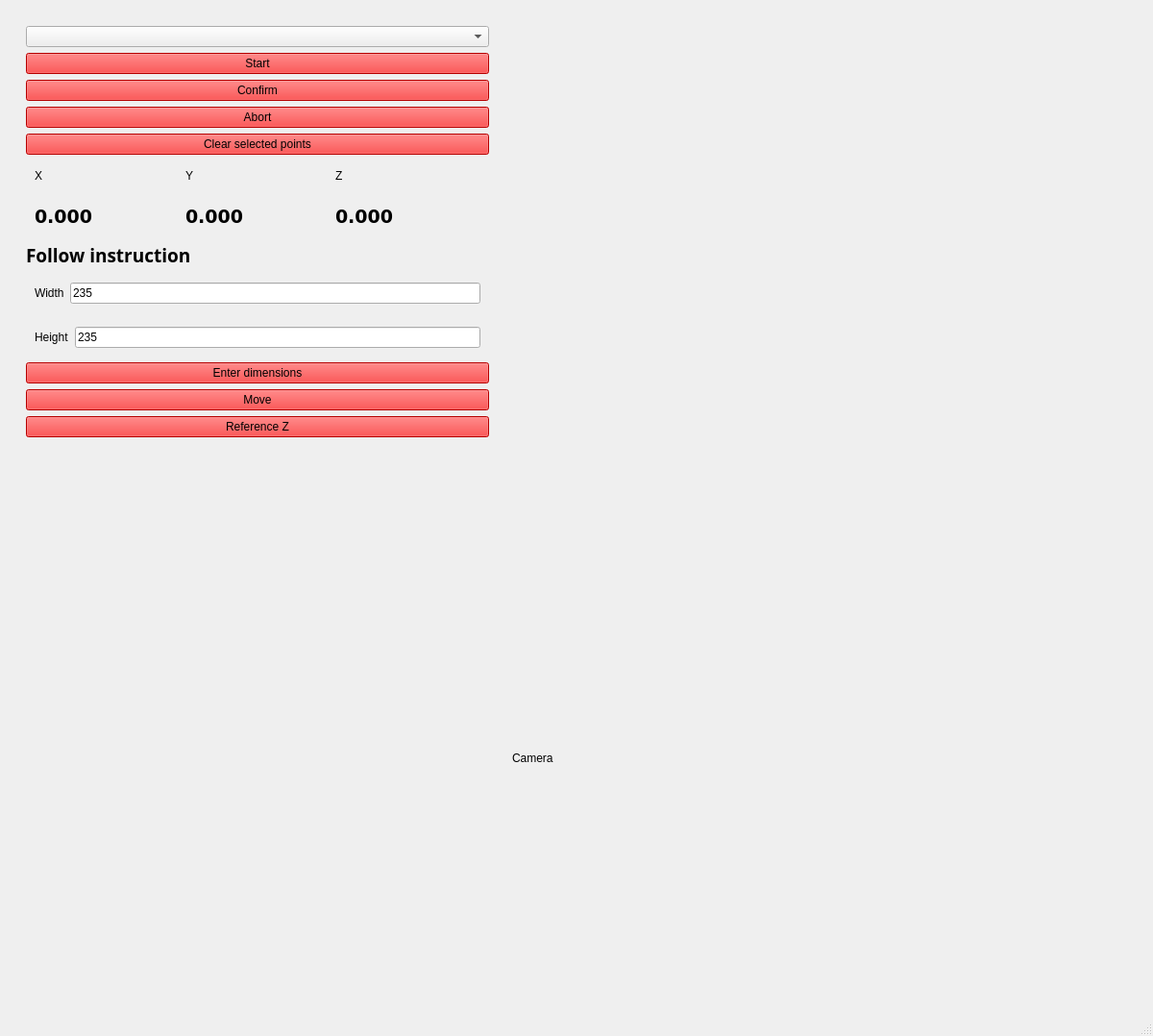
<?xml version="1.0" encoding="UTF-8"?>
<ui version="4.0">
 <class>MainWindow</class>
 <widget class="QMainWindow" name="MainWindow">
  <property name="geometry">
   <rect>
    <x>0</x>
    <y>0</y>
    <width>1200</width>
    <height>1078</height>
   </rect>
  </property>
  <property name="windowTitle">
   <string>MainWindow</string>
  </property>
  <widget class="QWidget" name="centralwidget">
   <layout class="QGridLayout" name="gridLayout_2">
    <item row="0" column="1">
     <widget class="QFrame" name="gridFrame">
      <property name="enabled">
       <bool>true</bool>
      </property>
      <property name="sizePolicy">
       <sizepolicy hsizetype="Ignored" vsizetype="Expanding">
        <horstretch>1</horstretch>
        <verstretch>0</verstretch>
       </sizepolicy>
      </property>
      <property name="styleSheet">
       <string notr="true">QPushButton{
background-color: red;
max-height:40px;
}</string>
      </property>
      <layout class="QGridLayout" name="gridLayout">
       <item row="0" column="0">
        <widget class="QFrame" name="leftVerticalFrame">
         <layout class="QVBoxLayout" name="verticalLayout_9">
          <item>
           <widget class="QComboBox" name="comboBox">
            <property name="focusPolicy">
             <enum>Qt::NoFocus</enum>
            </property>
           </widget>
          </item>
          <item>
           <widget class="QPushButton" name="startButton">
            <property name="text">
             <string>Start</string>
            </property>
           </widget>
          </item>
          <item>
           <widget class="QPushButton" name="confirmButton">
            <property name="text">
             <string>Confirm</string>
            </property>
           </widget>
          </item>
          <item>
           <widget class="QPushButton" name="abortButton">
            <property name="text">
             <string>Abort</string>
            </property>
           </widget>
          </item>
          <item>
           <widget class="QPushButton" name="clearPointsButton">
            <property name="text">
             <string>Clear selected points</string>
            </property>
           </widget>
          </item>
          <item>
           <widget class="QFrame" name="horizontalFrame">
            <layout class="QHBoxLayout" name="horizontalLayout_5">
             <item>
              <widget class="QLabel" name="label_5">
               <property name="text">
                <string>X</string>
               </property>
              </widget>
             </item>
             <item>
              <widget class="QLabel" name="label_4">
               <property name="text">
                <string>Y</string>
               </property>
              </widget>
             </item>
             <item>
              <widget class="QLabel" name="label_3">
               <property name="text">
                <string>Z</string>
               </property>
              </widget>
             </item>
            </layout>
           </widget>
          </item>
          <item>
           <widget class="QFrame" name="droFrame">
            <layout class="QHBoxLayout" name="horizontalLayout_4">
             <item>
              <widget class="QLabel" name="xDro">
               <property name="font">
                <font>
                 <family>DejaVu Sans</family>
                 <pointsize>14</pointsize>
                 <weight>75</weight>
                 <bold>true</bold>
                </font>
               </property>
               <property name="text">
                <string>0.000</string>
               </property>
              </widget>
             </item>
             <item>
              <widget class="QLabel" name="yDro">
               <property name="font">
                <font>
                 <family>DejaVu Sans</family>
                 <pointsize>14</pointsize>
                 <weight>75</weight>
                 <bold>true</bold>
                </font>
               </property>
               <property name="text">
                <string>0.000</string>
               </property>
              </widget>
             </item>
             <item>
              <widget class="QLabel" name="zDro">
               <property name="font">
                <font>
                 <family>DejaVu Sans</family>
                 <pointsize>14</pointsize>
                 <weight>75</weight>
                 <bold>true</bold>
                </font>
               </property>
               <property name="text">
                <string>0.000</string>
               </property>
              </widget>
             </item>
            </layout>
           </widget>
          </item>
          <item>
           <widget class="QLabel" name="instructionLabel">
            <property name="font">
             <font>
              <family>Quicksand Medium</family>
              <pointsize>14</pointsize>
              <weight>75</weight>
              <bold>true</bold>
             </font>
            </property>
            <property name="text">
             <string>Follow instruction</string>
            </property>
           </widget>
          </item>
          <item>
           <widget class="QFrame" name="horizontalFrame">
            <layout class="QHBoxLayout" name="horizontalLayout_2">
             <item>
              <widget class="QLabel" name="label">
               <property name="text">
                <string>Width</string>
               </property>
              </widget>
             </item>
             <item>
              <widget class="QLineEdit" name="widthInput">
               <property name="text">
                <string>235</string>
               </property>
              </widget>
             </item>
            </layout>
           </widget>
          </item>
          <item>
           <widget class="QFrame" name="horizontalFrame">
            <layout class="QHBoxLayout" name="horizontalLayout_3">
             <item>
              <widget class="QLabel" name="label_2">
               <property name="text">
                <string>Height</string>
               </property>
              </widget>
             </item>
             <item>
              <widget class="QLineEdit" name="heightInput">
               <property name="text">
                <string>235</string>
               </property>
              </widget>
             </item>
            </layout>
           </widget>
          </item>
          <item>
           <widget class="QPushButton" name="enterDimensionsButton">
            <property name="text">
             <string>Enter dimensions</string>
            </property>
           </widget>
          </item>
          <item>
           <widget class="QPushButton" name="moveButton">
            <property name="text">
             <string>Move</string>
            </property>
           </widget>
          </item>
          <item>
           <widget class="QPushButton" name="referenceZ">
            <property name="text">
             <string>Reference Z</string>
            </property>
           </widget>
          </item>
          <item>
           <spacer name="verticalSpacer">
            <property name="orientation">
             <enum>Qt::Vertical</enum>
            </property>
            <property name="sizeHint" stdset="0">
             <size>
              <width>20</width>
              <height>40</height>
             </size>
            </property>
           </spacer>
          </item>
         </layout>
        </widget>
       </item>
       <item row="0" column="1">
        <widget class="QFrame" name="rightVerticalFrame">
         <layout class="QVBoxLayout" name="right">
          <item>
           <widget class="MplWidget" name="plotWidget" native="true">
            <property name="minimumSize">
             <size>
              <width>0</width>
              <height>350</height>
             </size>
            </property>
           </widget>
          </item>
          <item>
           <widget class="QLabel" name="cvlabel">
            <property name="sizePolicy">
             <sizepolicy hsizetype="Fixed" vsizetype="Fixed">
              <horstretch>0</horstretch>
              <verstretch>0</verstretch>
             </sizepolicy>
            </property>
            <property name="minimumSize">
             <size>
              <width>640</width>
              <height>480</height>
             </size>
            </property>
            <property name="maximumSize">
             <size>
              <width>640</width>
              <height>480</height>
             </size>
            </property>
            <property name="text">
             <string>Camera</string>
            </property>
           </widget>
          </item>
         </layout>
        </widget>
       </item>
      </layout>
     </widget>
    </item>
   </layout>
  </widget>
  <widget class="QMenuBar" name="menubar">
   <property name="geometry">
    <rect>
     <x>0</x>
     <y>0</y>
     <width>1200</width>
     <height>22</height>
    </rect>
   </property>
  </widget>
  <widget class="QStatusBar" name="statusbar"/>
 </widget>
 <customwidgets>
  <customwidget>
   <class>MplWidget</class>
   <extends>QWidget</extends>
   <header>mplwidget.h</header>
   <container>1</container>
  </customwidget>
 </customwidgets>
 <resources/>
 <connections/>
</ui>
